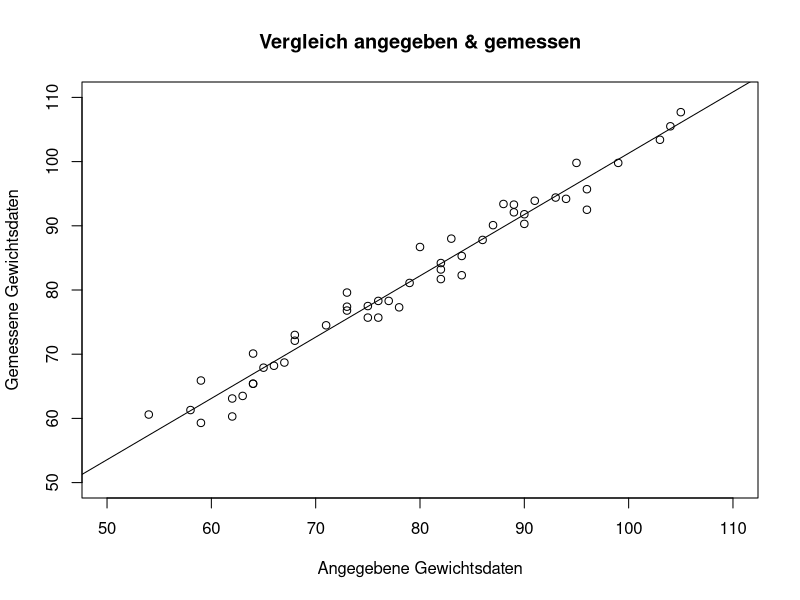
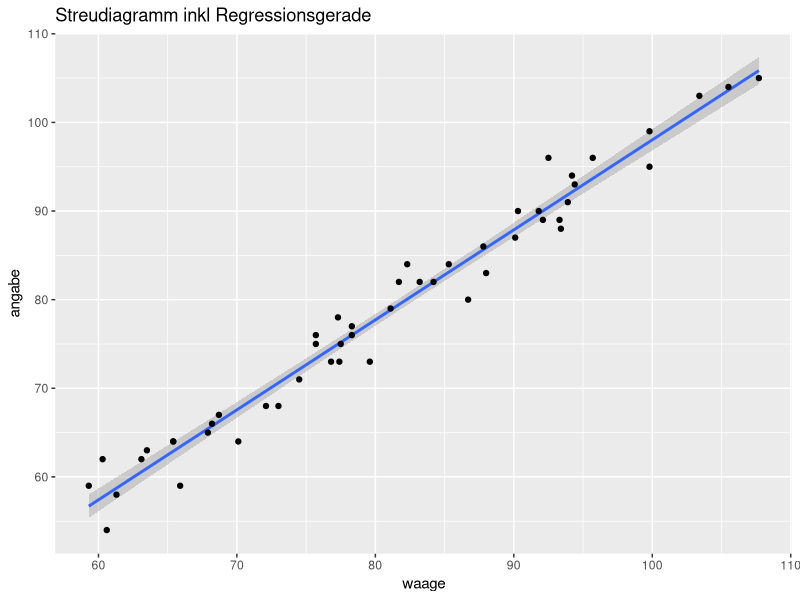

Reproduce these figures in R, in order.
# -------------------------------------- Aufgabe 3.2 ----------------------------------------------

###########
#### 1 ####
###########

df <- read.csv2("./gewicht.csv", header = TRUE, sep=";")
plot(df$angabe,
     df$waage,
     xlab = "Angegebene Gewichtsdaten", 
     ylab  = "Gemessene Gewichtsdaten", 
     title ("Vergleich angegeben & gemessen"),
     xlim = c(50, 110),
     ylim = c(50,110),
     )

# Die Gewichtsdaten weisen eine geringe Streuung/Abweichung auf

###########
#### 2 ####
###########

linRegModell <- lm(waage ~ angabe, data=df)
print(linRegModell)
# Gleichung: y = 5.8301 + 0.9547 * x



###########
#### 3 ####
###########

abline(linRegModell)

# oder alternativer plot mit ggplot:

library(ggplot2)

p <- ggplot(
  data=df,
  mapping = aes(x = waage, y = angabe));
p + geom_smooth(method='lm',formula= y~x) + ggtitle("Streudiagramm inkl Regressionsgerade") + geom_point();

###########
#### 4 ####
###########

df_10testColumns <-data.frame(
  "Prognose_40kg"=40,
  "Prognose_50kg"=50,
  "Prognose_60kg"=60,
  "Prognose_70kg"=70,
  "Prognose_80kg"=80,
  "Prognose_90kg"=90,
  "Prognose_100kg"=100,
  "Prognose_110kg"=110,
  "Prognose_120kg"=120,
  "Prognose_130kg"=130
  )

prognose <- function(input){
  for (i in 1:ncol(input)){
   input[i] = 5.8301 + 0.9547 * (input[i])
   }
  return(input)
}

testValues <- prognose(df_10testColumns)
print(testValues)

## Auffallend ist hier das die Streuung/Abweichung mit zunehmenden Gewicht immer geringer ausfaellt
